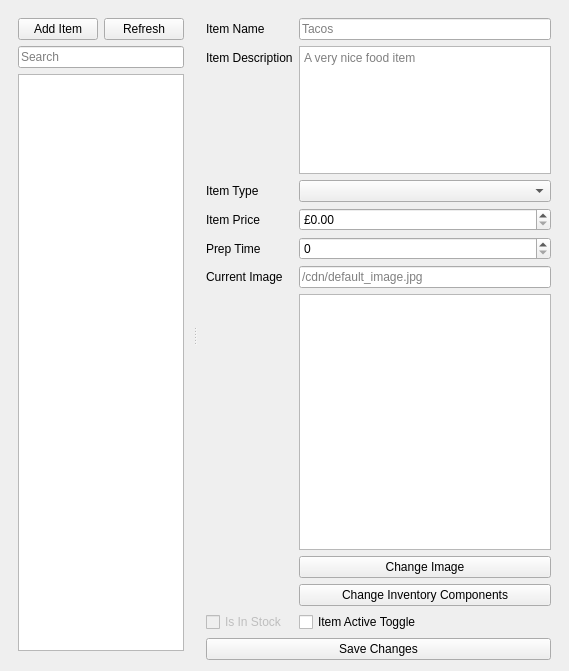
      <widget class="QWidget" name="menuEditorTab">
       <property name="sizePolicy">
        <sizepolicy hsizetype="Expanding" vsizetype="Expanding">
         <horstretch>1</horstretch>
         <verstretch>1</verstretch>
        </sizepolicy>
       </property>
       <attribute name="title">
        <string>Menu Editor</string>
       </attribute>
       <layout class="QGridLayout" name="gridLayout_3">
        <property name="leftMargin">
         <number>9</number>
        </property>
        <property name="topMargin">
         <number>9</number>
        </property>
        <property name="rightMargin">
         <number>9</number>
        </property>
        <item row="0" column="0">
         <widget class="QWidget" name="menuEditorLayout" native="true">
          <layout class="QGridLayout" name="gridLayout_9">
           <property name="leftMargin">
            <number>0</number>
           </property>
           <property name="topMargin">
            <number>0</number>
           </property>
           <property name="rightMargin">
            <number>0</number>
           </property>
           <property name="bottomMargin">
            <number>0</number>
           </property>
           <item row="0" column="0">
            <widget class="QSplitter" name="splitter">
             <property name="orientation">
              <enum>Qt::Horizontal</enum>
             </property>
             <property name="childrenCollapsible">
              <bool>false</bool>
             </property>
             <widget class="QFrame" name="menueditorFrame">
              <property name="sizePolicy">
               <sizepolicy hsizetype="Expanding" vsizetype="Expanding">
                <horstretch>1</horstretch>
                <verstretch>1</verstretch>
               </sizepolicy>
              </property>
              <property name="frameShape">
               <enum>QFrame::NoFrame</enum>
              </property>
              <property name="frameShadow">
               <enum>QFrame::Plain</enum>
              </property>
              <layout class="QGridLayout" name="gridLayout_6">
               <property name="leftMargin">
                <number>9</number>
               </property>
               <property name="topMargin">
                <number>9</number>
               </property>
               <property name="rightMargin">
                <number>9</number>
               </property>
               <property name="bottomMargin">
                <number>9</number>
               </property>
               <item row="0" column="0">
                <widget class="QWidget" name="menuEditorLeftLayout" native="true">
                 <property name="sizePolicy">
                  <sizepolicy hsizetype="Expanding" vsizetype="Expanding">
                   <horstretch>1</horstretch>
                   <verstretch>1</verstretch>
                  </sizepolicy>
                 </property>
                 <layout class="QVBoxLayout" name="verticalLayout_3">
                  <property name="leftMargin">
                   <number>0</number>
                  </property>
                  <property name="topMargin">
                   <number>0</number>
                  </property>
                  <property name="rightMargin">
                   <number>0</number>
                  </property>
                  <property name="bottomMargin">
                   <number>0</number>
                  </property>
                  <item>
                   <widget class="QWidget" name="menuEditorButtonsLayout" native="true">
                    <layout class="QFormLayout" name="formLayout_3">
                     <property name="leftMargin">
                      <number>0</number>
                     </property>
                     <property name="topMargin">
                      <number>0</number>
                     </property>
                     <property name="rightMargin">
                      <number>0</number>
                     </property>
                     <property name="bottomMargin">
                      <number>0</number>
                     </property>
                     <item row="0" column="0">
                      <widget class="QPushButton" name="addItem">
                       <property name="sizePolicy">
                        <sizepolicy hsizetype="MinimumExpanding" vsizetype="Fixed">
                         <horstretch>0</horstretch>
                         <verstretch>0</verstretch>
                        </sizepolicy>
                       </property>
                       <property name="cursor">
                        <cursorShape>PointingHandCursor</cursorShape>
                       </property>
                       <property name="contextMenuPolicy">
                        <enum>Qt::DefaultContextMenu</enum>
                       </property>
                       <property name="acceptDrops">
                        <bool>false</bool>
                       </property>
                       <property name="text">
                        <string>Add Item</string>
                       </property>
                      </widget>
                     </item>
                     <item row="0" column="1">
                      <widget class="QPushButton" name="refreshButton">
                       <property name="sizePolicy">
                        <sizepolicy hsizetype="Expanding" vsizetype="Fixed">
                         <horstretch>0</horstretch>
                         <verstretch>0</verstretch>
                        </sizepolicy>
                       </property>
                       <property name="cursor">
                        <cursorShape>PointingHandCursor</cursorShape>
                       </property>
                       <property name="text">
                        <string>Refresh</string>
                       </property>
                       <property name="icon">
                        <iconset theme="reload_all_tabs">
                         <normaloff>.</normaloff>.</iconset>
                       </property>
                      </widget>
                     </item>
                    </layout>
                   </widget>
                  </item>
                  <item>
                   <widget class="QLineEdit" name="searchBar">
                    <property name="text">
                     <string/>
                    </property>
                    <property name="placeholderText">
                     <string>Search</string>
                    </property>
                    <property name="clearButtonEnabled">
                     <bool>true</bool>
                    </property>
                   </widget>
                  </item>
                  <item>
                   <widget class="QTableView" name="menuItemTable">
                    <property name="sizePolicy">
                     <sizepolicy hsizetype="Expanding" vsizetype="Expanding">
                      <horstretch>1</horstretch>
                      <verstretch>1</verstretch>
                     </sizepolicy>
                    </property>
                    <property name="minimumSize">
                     <size>
                      <width>0</width>
                      <height>0</height>
                     </size>
                    </property>
                    <property name="acceptDrops">
                     <bool>false</bool>
                    </property>
                    <property name="layoutDirection">
                     <enum>Qt::LeftToRight</enum>
                    </property>
                    <property name="sizeAdjustPolicy">
                     <enum>QAbstractScrollArea::AdjustToContents</enum>
                    </property>
                    <property name="showDropIndicator" stdset="0">
                     <bool>false</bool>
                    </property>
                    <property name="dragDropOverwriteMode">
                     <bool>false</bool>
                    </property>
                    <property name="alternatingRowColors">
                     <bool>true</bool>
                    </property>
                    <property name="selectionMode">
                     <enum>QAbstractItemView::SingleSelection</enum>
                    </property>
                    <property name="selectionBehavior">
                     <enum>QAbstractItemView::SelectRows</enum>
                    </property>
                    <property name="textElideMode">
                     <enum>Qt::ElideNone</enum>
                    </property>
                    <property name="horizontalScrollMode">
                     <enum>QAbstractItemView::ScrollPerPixel</enum>
                    </property>
                    <property name="gridStyle">
                     <enum>Qt::NoPen</enum>
                    </property>
                    <property name="sortingEnabled">
                     <bool>false</bool>
                    </property>
                    <property name="cornerButtonEnabled">
                     <bool>false</bool>
                    </property>
                    <attribute name="horizontalHeaderVisible">
                     <bool>true</bool>
                    </attribute>
                    <attribute name="horizontalHeaderCascadingSectionResizes">
                     <bool>true</bool>
                    </attribute>
                    <attribute name="horizontalHeaderMinimumSectionSize">
                     <number>50</number>
                    </attribute>
                    <attribute name="horizontalHeaderDefaultSectionSize">
                     <number>100</number>
                    </attribute>
                    <attribute name="horizontalHeaderHighlightSections">
                     <bool>true</bool>
                    </attribute>
                    <attribute name="verticalHeaderVisible">
                     <bool>true</bool>
                    </attribute>
                    <attribute name="verticalHeaderCascadingSectionResizes">
                     <bool>true</bool>
                    </attribute>
                    <attribute name="verticalHeaderDefaultSectionSize">
                     <number>30</number>
                    </attribute>
                    <attribute name="verticalHeaderShowSortIndicator" stdset="0">
                     <bool>false</bool>
                    </attribute>
                    <attribute name="verticalHeaderStretchLastSection">
                     <bool>false</bool>
                    </attribute>
                   </widget>
                  </item>
                 </layout>
                </widget>
               </item>
              </layout>
             </widget>
             <widget class="QFrame" name="menuSelector">
              <property name="sizePolicy">
               <sizepolicy hsizetype="Expanding" vsizetype="Expanding">
                <horstretch>1</horstretch>
                <verstretch>1</verstretch>
               </sizepolicy>
              </property>
              <property name="frameShape">
               <enum>QFrame::NoFrame</enum>
              </property>
              <property name="frameShadow">
               <enum>QFrame::Raised</enum>
              </property>
              <layout class="QGridLayout" name="gridLayout_7">
               <property name="leftMargin">
                <number>9</number>
               </property>
               <property name="topMargin">
                <number>9</number>
               </property>
               <property name="rightMargin">
                <number>9</number>
               </property>
               <property name="bottomMargin">
                <number>0</number>
               </property>
               <item row="0" column="0">
                <widget class="QWidget" name="menuEditorRightLayout" native="true">
                 <layout class="QVBoxLayout" name="verticalLayout_5">
                  <property name="sizeConstraint">
                   <enum>QLayout::SetNoConstraint</enum>
                  </property>
                  <property name="leftMargin">
                   <number>0</number>
                  </property>
                  <property name="topMargin">
                   <number>0</number>
                  </property>
                  <property name="rightMargin">
                   <number>0</number>
                  </property>
                  <property name="bottomMargin">
                   <number>0</number>
                  </property>
                  <item>
                   <widget class="QWidget" name="menuEditorRightFormLayout" native="true">
                    <property name="sizePolicy">
                     <sizepolicy hsizetype="Expanding" vsizetype="Expanding">
                      <horstretch>1</horstretch>
                      <verstretch>1</verstretch>
                     </sizepolicy>
                    </property>
                    <layout class="QFormLayout" name="formLayout">
                     <property name="rowWrapPolicy">
                      <enum>QFormLayout::WrapLongRows</enum>
                     </property>
                     <property name="leftMargin">
                      <number>0</number>
                     </property>
                     <property name="topMargin">
                      <number>0</number>
                     </property>
                     <property name="rightMargin">
                      <number>0</number>
                     </property>
                     <property name="bottomMargin">
                      <number>0</number>
                     </property>
                     <item row="0" column="0">
                      <widget class="QLabel" name="nameLabel">
                       <property name="text">
                        <string>Item Name</string>
                       </property>
                      </widget>
                     </item>
                     <item row="0" column="1">
                      <widget class="QLineEdit" name="nameEdit">
                       <property name="sizePolicy">
                        <sizepolicy hsizetype="Expanding" vsizetype="Fixed">
                         <horstretch>1</horstretch>
                         <verstretch>0</verstretch>
                        </sizepolicy>
                       </property>
                       <property name="placeholderText">
                        <string>Tacos</string>
                       </property>
                       <property name="clearButtonEnabled">
                        <bool>true</bool>
                       </property>
                      </widget>
                     </item>
                     <item row="1" column="0">
                      <widget class="QLabel" name="descLabel">
                       <property name="text">
                        <string>Item Description</string>
                       </property>
                      </widget>
                     </item>
                     <item row="1" column="1">
                      <widget class="QTextEdit" name="descEdit">
                       <property name="sizePolicy">
                        <sizepolicy hsizetype="Expanding" vsizetype="Expanding">
                         <horstretch>1</horstretch>
                         <verstretch>1</verstretch>
                        </sizepolicy>
                       </property>
                       <property name="placeholderText">
                        <string>A very nice food item</string>
                       </property>
                      </widget>
                     </item>
                     <item row="2" column="0">
                      <widget class="QLabel" name="itemTypeLabel">
                       <property name="text">
                        <string>Item Type</string>
                       </property>
                      </widget>
                     </item>
                     <item row="2" column="1">
                      <widget class="QComboBox" name="itemTypeEdit"/>
                     </item>
                     <item row="3" column="0">
                      <widget class="QLabel" name="priceLabel">
                       <property name="text">
                        <string>Item Price</string>
                       </property>
                      </widget>
                     </item>
                     <item row="3" column="1">
                      <widget class="QDoubleSpinBox" name="priceEdit">
                       <property name="prefix">
                        <string>£</string>
                       </property>
                      </widget>
                     </item>
                     <item row="4" column="0">
                      <widget class="QLabel" name="prepTimeLabel">
                       <property name="text">
                        <string>Prep Time</string>
                       </property>
                      </widget>
                     </item>
                     <item row="4" column="1">
                      <widget class="QSpinBox" name="prepTimeEdit"/>
                     </item>
                     <item row="5" column="0">
                      <widget class="QLabel" name="currentImage">
                       <property name="text">
                        <string>Current Image</string>
                       </property>
                      </widget>
                     </item>
                     <item row="5" column="1">
                      <widget class="QLineEdit" name="imageUriEdit">
                       <property name="placeholderText">
                        <string>/cdn/default_image.jpg</string>
                       </property>
                       <property name="clearButtonEnabled">
                        <bool>true</bool>
                       </property>
                      </widget>
                     </item>
                     <item row="6" column="1">
                      <widget class="QGraphicsView" name="imageView">
                       <property name="sizePolicy">
                        <sizepolicy hsizetype="Expanding" vsizetype="Expanding">
                         <horstretch>2</horstretch>
                         <verstretch>2</verstretch>
                        </sizepolicy>
                       </property>
                       <property name="frameShadow">
                        <enum>QFrame::Sunken</enum>
                       </property>
                       <property name="verticalScrollBarPolicy">
                        <enum>Qt::ScrollBarAlwaysOff</enum>
                       </property>
                       <property name="horizontalScrollBarPolicy">
                        <enum>Qt::ScrollBarAlwaysOff</enum>
                       </property>
                       <property name="renderHints">
                        <set>QPainter::Antialiasing|QPainter::TextAntialiasing</set>
                       </property>
                       <property name="resizeAnchor">
                        <enum>QGraphicsView::AnchorViewCenter</enum>
                       </property>
                      </widget>
                     </item>
                     <item row="7" column="1">
                      <widget class="QPushButton" name="changeImage">
                       <property name="cursor">
                        <cursorShape>PointingHandCursor</cursorShape>
                       </property>
                       <property name="text">
                        <string>Change Image</string>
                       </property>
                       <property name="icon">
                        <iconset theme="folder_open">
                         <normaloff>.</normaloff>.</iconset>
                       </property>
                      </widget>
                     </item>
                     <item row="8" column="1">
                      <widget class="QPushButton" name="changeInvMenuItems">
                       <property name="text">
                        <string>Change Inventory Components</string>
                       </property>
                      </widget>
                     </item>
                     <item row="9" column="0">
                      <widget class="QCheckBox" name="inStockIndicator">
                       <property name="enabled">
                        <bool>false</bool>
                       </property>
                       <property name="text">
                        <string>Is In Stock</string>
                       </property>
                       <property name="checkable">
                        <bool>false</bool>
                       </property>
                       <property name="checked">
                        <bool>false</bool>
                       </property>
                      </widget>
                     </item>
                     <item row="9" column="1">
                      <widget class="QCheckBox" name="activeEdit">
                       <property name="sizePolicy">
                        <sizepolicy hsizetype="MinimumExpanding" vsizetype="Fixed">
                         <horstretch>1</horstretch>
                         <verstretch>1</verstretch>
                        </sizepolicy>
                       </property>
                       <property name="text">
                        <string>Item Active Toggle</string>
                       </property>
                      </widget>
                     </item>
                    </layout>
                   </widget>
                  </item>
                  <item>
                   <widget class="QPushButton" name="saveChanges">
                    <property name="sizePolicy">
                     <sizepolicy hsizetype="Expanding" vsizetype="Fixed">
                      <horstretch>1</horstretch>
                      <verstretch>0</verstretch>
                     </sizepolicy>
                    </property>
                    <property name="cursor">
                     <cursorShape>PointingHandCursor</cursorShape>
                    </property>
                    <property name="text">
                     <string>Save Changes</string>
                    </property>
                   </widget>
                  </item>
                 </layout>
                </widget>
               </item>
              </layout>
             </widget>
            </widget>
           </item>
          </layout>
         </widget>
        </item>
       </layout>
      </widget>
